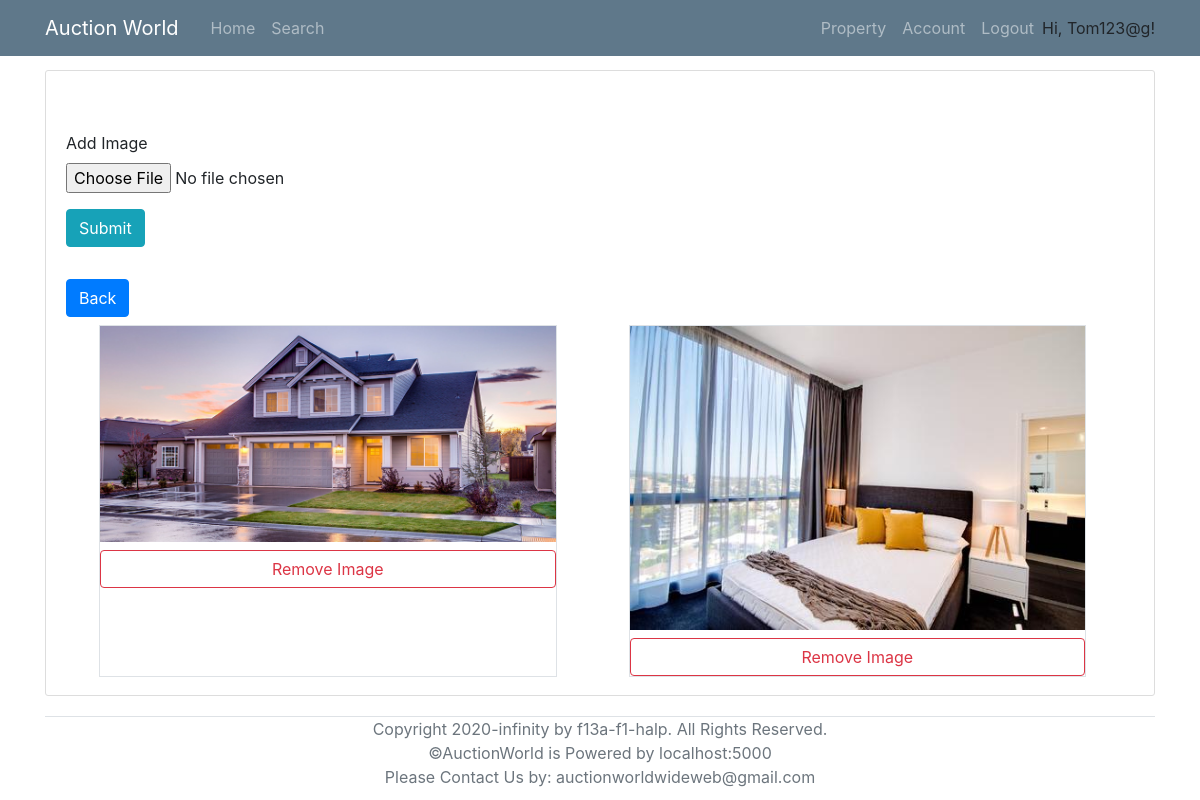
Screenshot of /propertyImage/1 (signed in) with the database file from the repository.
### models.py (models this page shows, shortened)
class User(UserMixin, db.Model):
    __tablename__ = 'User'
    id = db.Column(db.Integer, primary_key = True)
    login_name = db.Column(db.String(collation='NOCASE') ,unique=True, nullable=False)
    email = db.Column(db.String, unique=True, nullable=False)
    password_hash = db.Column(db.String, nullable=False)
    address = db.Column(db.String(1000), nullable=False)
    date_of_birth = db.Column(db.DateTime, nullable=False)
    phone_number = db.Column(db.String,unique=True, nullable=False)
    id_confirmation = db.Column(db.String(100), nullable=True)
    auctionId = db.relationship('AuctionDetails', backref='seller', lazy='dynamic')
    properties = db.relationship('Property', backref='sellerID', lazy='dynamic')
    cards = db.relationship('BankDetails', backref='user', lazy='dynamic')
    registeredProperties = db.relationship('Property',secondary=lambda: RegisteredAssociation.__table__, backref="RegisteredBidders")

class Photos(db.Model):
    __tablename__ = 'Photos'
    id = db.Column(db.Integer, primary_key = True)
    photo = db.Column(db.String)
    property_id = db.Column(db.Integer, db.ForeignKey('Property.id'))

### routes.py (the view, shortened to what this page needs)
@app.route('/propertyImage/<p_id>', methods=['POST','GET'])
@login_required
def property_image(p_id):
    form = AddImageForm()
    img = Photos.query.filter_by(property_id=p_id).all()
    return render_template('propertyImage.html', form=form, image=img, property=p_id)

### forms.py
class AddImageForm(FlaskForm):
    image = FileField('Add Image', validators=[FileAllowed(['jpg', 'png'])])
    submit = SubmitField('Submit')

### models.py (called while the page is built)
@login_manager.user_loader
def load_user(id):
    return User.query.get(id)

### templates/propertyImage.html (shortened to what this page needs)
{% extends "base.html" %}
{% block content %}
<div class="content-section">
    <form action="" method="POST" action="/property" enctype="multipart/form-data" style="margin-top: 50px;" novalidate>
        <fieldset class="form-group">
            <div class="form-group">
                {{ form.image.label }}<br>
                {% if form.image.errors %}
                    {{ form.image(class="form-control form-control-lg is-invalid") }}
                    <div class="invalid-feedback">
                        {% for error in form.image.errors %}
                            <span>{{ error }}</span>
                        {% endfor %}
                    </div>
                {% else %}
                    {{ form.image }}
                {% endif %}
            </div>
            <div class="form-group">{{ form.submit(class="btn btn-info") }}</div>
        </fieldset>
    </form>
    <a href="{{ url_for('property_list') }}"><button class="btn btn-primary mb-2">Back</button></a>
    <div class='row'>
        {% for i in image %}
            <div class='col-5 border mb-2 pl-0 pr-0 ml-5 mr-4'>
                <img src="/static/propertyImage/{{ i.photo }}" alt="" style="width: 100%;">
                <br>
                <a href="{{ url_for('remove_image', p_id = property, i_id = i.id) }}" onclick = "{if (confirm ( 'Are you sure?')) {this. document.formname.submit (); return true;} return false;} ">
                    <button class='btn btn-outline-danger mt-2' style="width: 100%;" type="submit">Remove Image</button>
                </a>
            </div>
        {% endfor %}
    </div>
</div>
{% endblock %}

### templates/base.html (shortened to what this page needs)
<!DOCTYPE html>
<html lang="en">
<head>
    <link rel="stylesheet" type="text/css" href="../static/css/main.css">
    <link rel="stylesheet" href="https://maxcdn.bootstrapcdn.com/bootstrap/4.0.0/css/bootstrap.min.css">
</head>
<body>
    <header class="site-header">
        <nav class="navbar navbar-expand-md navbar-dark bg-steel fixed-top">
          <div class="container">
            <a class="navbar-brand mr-4" href="/" >Auction World</a>
            <div class="collapse navbar-collapse" id="navbarToggle">
              <div class="navbar-nav mr-auto">
                <a class="nav-item nav-link" href="{{ url_for('home') }}">Home</a>
                <a class="nav-item nav-link" href="/search">Search</a>
              </div>
              <div class="navbar-nav">
                {% if current_user.is_authenticated %}
                  <a class="nav-item nav-link" href="/property">Property</a>
                  <a class="nav-item nav-link" href={{ url_for("account", user_id=current_user.id) }}>Account</a>
                  <a class="nav-item nav-link" href="/logout">Logout</a>
                  <p style="margin-top: 8px; margin-bottom: 0px;">Hi, {{ current_user.login_name }}!</p>
                {% endif %}
              </div>
            </div>
          </div>
        </nav>
      </header>
      <main role="main" class="container" style="margin-top: 70px;">
        <div class="row">
          <div class="col-md-12">
            {% block content %}{% endblock %}
          </div>
        </div>
        <div class="border-top relative-bottom text-center text-muted mb-2" >
          Copyright 2020-infinity by f13a-f1-halp. All Rights Reserved. <br>
          ©AuctionWorld is Powered by localhost:5000 <br>
          Please Contact Us by: auctionworldwideweb@gmail.com
        </div>
      </main>
</body>
</html>

### static/css/main.css (style rules this page uses)
body { background: #fafafa; color: #333333; margin-top: 5rem; }
.bg-steel { background-color: #5f788a; }
.site-header .navbar-nav .nav-link { color: #cbd5db; }
.content-section { background: #ffffff; padding: 10px 20px; border: 1px solid #dddddd; border-radius: 3px; margin-bottom: 20px; }

### rows the page displays
User: login_name "Tom123@g"
Photos: photo (picture)
Photos: photo (picture)
